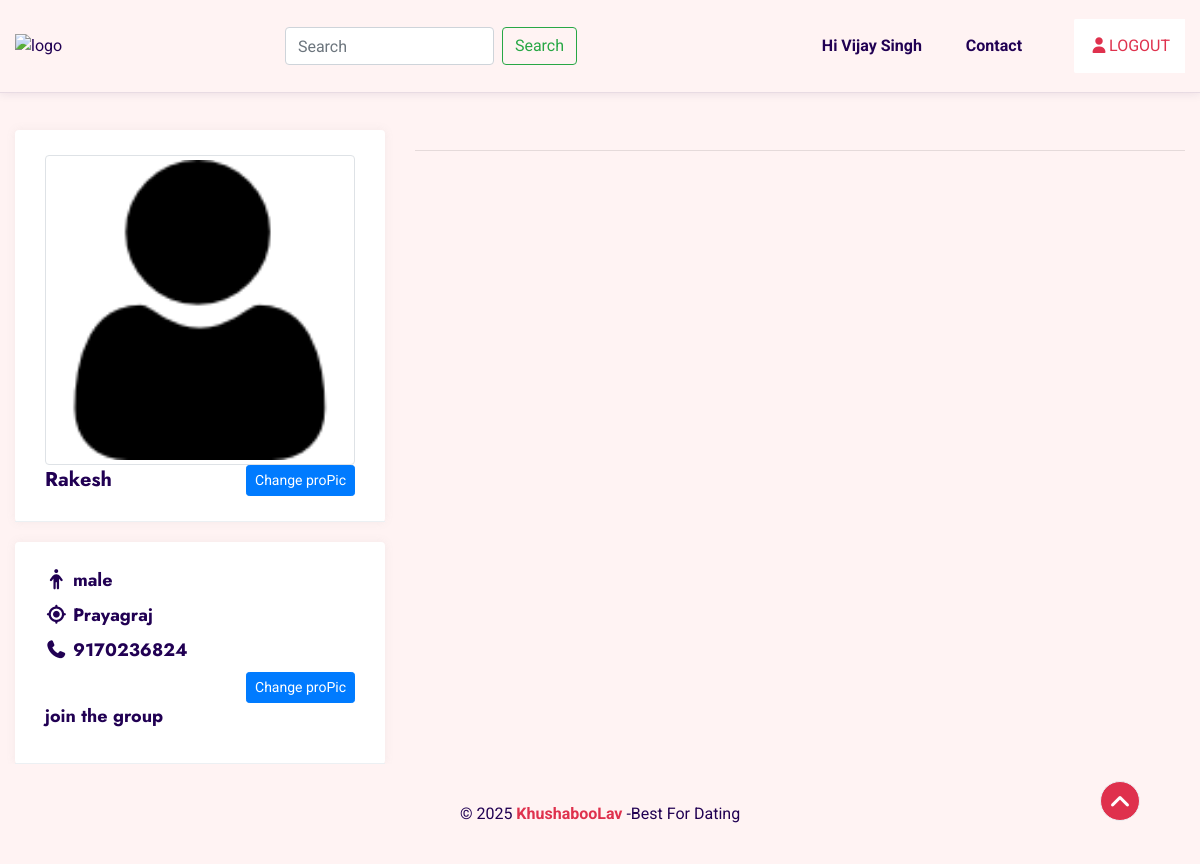
The app's page /profile.php?profileid=3 (signed in) with its own data.
### tables this page shows
CREATE TABLE `users` (
  `userid` int(8) NOT NULL,
  `name` varchar(50) NOT NULL,
  `mobile` varchar(15) NOT NULL,
  `city` varchar(50) NOT NULL,
  `pwd` varchar(30) NOT NULL,
  `gender` varchar(6) NOT NULL,
  `dor` date NOT NULL,
  `propic` varchar(255) NOT NULL DEFAULT 'images/user.png'
);

### fun.php (called while the page is built, shortened)
<?php
function vld_input($data) {
	$data = trim($data);
	$data = stripslashes($data);
	$data = htmlspecialchars($data);
	return $data;
}
?>

### profile.php (the view, shortened to what this page needs)
<?php
include('config.php');
include('fun.php');
$sessuserid=$_SESSION['sessuserid'];
$sql = "SELECT * FROM `users` WHERE `userid`='$sessuserid'";
$result=mysqli_query($conn, $sql);
$row=mysqli_fetch_assoc($result);
if( isset($_GET['profileid']) ){
	if( empty($_GET['profileid']) ){
		$profileid=$sessuserid;
	}else{
		$profileid=vld_input($_GET['profileid']);
	}
	$sqlpp = "SELECT * FROM `users` WHERE `userid`='$profileid'";
	$resultpp=mysqli_query($conn, $sqlpp);
	$num=mysqli_num_rows($resultpp);
	if( $num==1 ){
		$rowpp=mysqli_fetch_assoc($resultpp);
	}else{
		$rowpp=$row;
	}
}
?>
<?php include('header.php'); ?>
    <section class="banner-section">
        <div class="container">
			<div class="row">
				<div class="col-md-4">
					<aside class="mt-5 mt-xl-0">
						<div class="widget search-widget">
							<div class="widget-inner">
								<div class="widget-title">
									<div class="profile-pic">
										<img src="<?php echo $rowpp['propic']; ?>" class="img-thumbnail img-fluid" width="100%">
									</div>
									<h5><?php echo $rowpp['name']; ?> <button class="btn btn-primary btn-sm pull-right" data-toggle="modal" data-target="#mypropic">Change proPic</button></h5>
								</div>
							</div>
						</div>
						<div class="widget active-group">
							<div class="widget-inner">
								<div class="widget-title">
									<h6><i class="fa-solid fa-male"></i> <?php echo $rowpp['gender']; ?></h6>
									<h6><i class="fa-solid fa-location"></i> <?php echo $rowpp['city']; ?></h6>
									<h6><i class="fa-solid fa-phone"></i> <?php echo $rowpp['mobile']; ?></h6>
									<h5> <button class="btn btn-primary btn-sm pull-right" data-toggle="modal" data-target="#mypropic">Change proPic</button></h5>
									<h6>join the group</h6>
								</div>
							</div>
						</div>
					</aside>
				</div>
				<div class="col-md-8">
					<hr />
				</div>
			</div>
		</div>
    </section>
<?php include('footer.php'); ?>

### header.php (shortened to what this page needs)
<!DOCTYPE html>
<html lang="en">
	<head>
    <link rel="stylesheet" href="css/animate.css">
    <link rel="stylesheet" href="css/bootstrap.css">
    <link rel="stylesheet" href="fa/css/font-awesome.min.css">
    <link rel="stylesheet" href="css/swiper.min.css">
    <link rel="stylesheet" href="css/style.css">
	<link rel="stylesheet" href="https://cdnjs.cloudflare.com/ajax/libs/font-awesome/7.0.0/css/all.min.css" />
</head>
<body id="body">
    <header class="header-section header-fixed fadeInUp">
        <div class="header-bottom">
            <div class="container">
                <div class="header-wrapper">
                    <div class="logo">
                        <a href="index.html">
                            <img src="images/logo.png" alt="logo">
                        </a>
                    </div>
					<div class="form-inline" style="position:relative;">
						<input class="form-control mr-sm-2" type="search" placeholder="Search" aria-label="Search" id="searchterm">
						<button class="btn btn-outline-success my-2 my-sm-0" type="submit">Search</button>
					</div>
                    <div class="menu-area">
                        <ul class="menu">
                            <li>
                                <a href="#" id="kuchhbhi">Hi <?php echo $row['name']; ?></a>
                            </li>
                            <li><a href="contact.html">Contact</a></li>
                        </ul>
                        <a href="logout.php" class="login"><i class="fa-solid fa-user"></i><span>LOGOUT</span> </a>
                    </div>
                </div>
            </div>
        </div>
    </header>

### records on screen
users: name "Vijay Singh"
users: propic (placeholder picture), name "Rakesh", gender "male", city "Prayagraj", mobile "9170236824"
